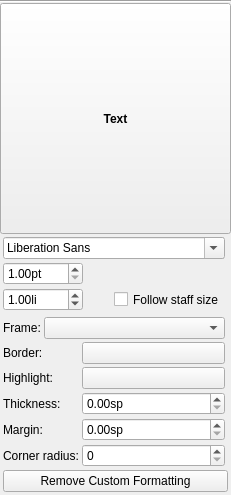
<?xml version="1.0" encoding="UTF-8"?>
<ui version="4.0">
 <class>InspectorText</class>
 <widget class="QWidget" name="InspectorText">
  <property name="geometry">
   <rect>
    <x>0</x>
    <y>0</y>
    <width>231</width>
    <height>495</height>
   </rect>
  </property>
  <property name="accessibleName">
   <string>Text Inspector</string>
  </property>
  <layout class="QVBoxLayout" name="verticalLayout">
   <property name="spacing">
    <number>0</number>
   </property>
   <property name="leftMargin">
    <number>0</number>
   </property>
   <property name="topMargin">
    <number>0</number>
   </property>
   <property name="rightMargin">
    <number>0</number>
   </property>
   <property name="bottomMargin">
    <number>0</number>
   </property>
   <item>
    <widget class="QFrame" name="frame">
     <property name="frameShape">
      <enum>QFrame::HLine</enum>
     </property>
     <property name="frameShadow">
      <enum>QFrame::Sunken</enum>
     </property>
    </widget>
   </item>
   <item>
    <widget class="QToolButton" name="title">
     <property name="sizePolicy">
      <sizepolicy hsizetype="Preferred" vsizetype="Preferred">
       <horstretch>0</horstretch>
       <verstretch>0</verstretch>
      </sizepolicy>
     </property>
     <property name="font">
      <font>
       <weight>75</weight>
       <bold>true</bold>
      </font>
     </property>
     <property name="text">
      <string>Text</string>
     </property>
    </widget>
   </item>
   <item>
    <widget class="QWidget" name="panel" native="true">
     <property name="sizePolicy">
      <sizepolicy hsizetype="Preferred" vsizetype="Preferred">
       <horstretch>0</horstretch>
       <verstretch>0</verstretch>
      </sizepolicy>
     </property>
     <layout class="QGridLayout" name="gridLayout">
      <property name="leftMargin">
       <number>3</number>
      </property>
      <property name="topMargin">
       <number>3</number>
      </property>
      <property name="rightMargin">
       <number>3</number>
      </property>
      <property name="bottomMargin">
       <number>3</number>
      </property>
      <property name="spacing">
       <number>3</number>
      </property>
      <item row="7" column="0">
       <widget class="QLabel" name="label">
        <property name="sizePolicy">
         <sizepolicy hsizetype="Fixed" vsizetype="Preferred">
          <horstretch>0</horstretch>
          <verstretch>0</verstretch>
         </sizepolicy>
        </property>
        <property name="text">
         <string>Frame:</string>
        </property>
        <property name="buddy">
         <cstring>frameType</cstring>
        </property>
       </widget>
      </item>
      <item row="2" column="3">
       <widget class="Ms::ResetButton" name="resetFontStyle" native="true">
        <property name="sizePolicy">
         <sizepolicy hsizetype="Fixed" vsizetype="Preferred">
          <horstretch>0</horstretch>
          <verstretch>0</verstretch>
         </sizepolicy>
        </property>
        <property name="accessibleName">
         <string>Reset 'Style' values</string>
        </property>
       </widget>
      </item>
      <item row="8" column="0" colspan="4">
       <widget class="QFrame" name="frameWidget">
        <property name="sizePolicy">
         <sizepolicy hsizetype="Expanding" vsizetype="Preferred">
          <horstretch>0</horstretch>
          <verstretch>0</verstretch>
         </sizepolicy>
        </property>
        <layout class="QGridLayout" name="gridLayout_3">
         <property name="leftMargin">
          <number>0</number>
         </property>
         <property name="topMargin">
          <number>0</number>
         </property>
         <property name="rightMargin">
          <number>0</number>
         </property>
         <property name="bottomMargin">
          <number>0</number>
         </property>
         <property name="spacing">
          <number>3</number>
         </property>
         <item row="5" column="1">
          <widget class="QDoubleSpinBox" name="paddingWidth">
           <property name="sizePolicy">
            <sizepolicy hsizetype="Expanding" vsizetype="Fixed">
             <horstretch>0</horstretch>
             <verstretch>0</verstretch>
            </sizepolicy>
           </property>
           <property name="accessibleName">
            <string>Margin</string>
           </property>
           <property name="suffix">
            <string>sp</string>
           </property>
           <property name="singleStep">
            <double>0.200000000000000</double>
           </property>
          </widget>
         </item>
         <item row="6" column="0">
          <widget class="QLabel" name="label_2">
           <property name="text">
            <string>Corner radius:</string>
           </property>
           <property name="buddy">
            <cstring>frameRound</cstring>
           </property>
          </widget>
         </item>
         <item row="0" column="1">
          <widget class="Awl::ColorLabel" name="frameColor">
           <property name="sizePolicy">
            <sizepolicy hsizetype="Expanding" vsizetype="Preferred">
             <horstretch>0</horstretch>
             <verstretch>0</verstretch>
            </sizepolicy>
           </property>
           <property name="accessibleName">
            <string>Border color</string>
           </property>
          </widget>
         </item>
         <item row="0" column="2">
          <widget class="Ms::ResetButton" name="resetFrameColor" native="true">
           <property name="sizePolicy">
            <sizepolicy hsizetype="Fixed" vsizetype="Preferred">
             <horstretch>0</horstretch>
             <verstretch>0</verstretch>
            </sizepolicy>
           </property>
           <property name="accessibleName">
            <string>Reset 'Border color' values</string>
           </property>
          </widget>
         </item>
         <item row="5" column="0">
          <widget class="QLabel" name="label_5">
           <property name="text">
            <string>Margin:</string>
           </property>
           <property name="buddy">
            <cstring>paddingWidth</cstring>
           </property>
          </widget>
         </item>
         <item row="5" column="2">
          <widget class="Ms::ResetButton" name="resetPaddingWidth" native="true">
           <property name="sizePolicy">
            <sizepolicy hsizetype="Fixed" vsizetype="Preferred">
             <horstretch>0</horstretch>
             <verstretch>0</verstretch>
            </sizepolicy>
           </property>
           <property name="accessibleName">
            <string>Reset 'Width' value</string>
           </property>
          </widget>
         </item>
         <item row="6" column="2">
          <widget class="Ms::ResetButton" name="resetFrameRound" native="true">
           <property name="sizePolicy">
            <sizepolicy hsizetype="Fixed" vsizetype="Preferred">
             <horstretch>0</horstretch>
             <verstretch>0</verstretch>
            </sizepolicy>
           </property>
           <property name="accessibleName">
            <string>Reset 'Corner radius' value</string>
           </property>
          </widget>
         </item>
         <item row="4" column="0">
          <widget class="QLabel" name="label_3">
           <property name="text">
            <string>Thickness:</string>
           </property>
           <property name="buddy">
            <cstring>frameWidth</cstring>
           </property>
          </widget>
         </item>
         <item row="4" column="2">
          <widget class="Ms::ResetButton" name="resetFrameWidth" native="true">
           <property name="sizePolicy">
            <sizepolicy hsizetype="Fixed" vsizetype="Preferred">
             <horstretch>0</horstretch>
             <verstretch>0</verstretch>
            </sizepolicy>
           </property>
           <property name="accessibleName">
            <string>Reset 'Thickness' value</string>
           </property>
          </widget>
         </item>
         <item row="3" column="2">
          <widget class="Ms::ResetButton" name="resetBgColor" native="true">
           <property name="sizePolicy">
            <sizepolicy hsizetype="Fixed" vsizetype="Preferred">
             <horstretch>0</horstretch>
             <verstretch>0</verstretch>
            </sizepolicy>
           </property>
           <property name="accessibleName">
            <string>Reset 'Highlight color' values</string>
           </property>
          </widget>
         </item>
         <item row="4" column="1">
          <widget class="QDoubleSpinBox" name="frameWidth">
           <property name="sizePolicy">
            <sizepolicy hsizetype="Expanding" vsizetype="Fixed">
             <horstretch>0</horstretch>
             <verstretch>0</verstretch>
            </sizepolicy>
           </property>
           <property name="accessibleName">
            <string>Thickness</string>
           </property>
           <property name="prefix">
            <string/>
           </property>
           <property name="suffix">
            <string>sp</string>
           </property>
           <property name="singleStep">
            <double>0.100000000000000</double>
           </property>
           <property name="buddy" stdset="0">
            <cstring></cstring>
           </property>
          </widget>
         </item>
         <item row="3" column="0">
          <widget class="QLabel" name="label_7">
           <property name="text">
            <string>Highlight:</string>
           </property>
           <property name="buddy">
            <cstring>bgColor</cstring>
           </property>
          </widget>
         </item>
         <item row="3" column="1">
          <widget class="Awl::ColorLabel" name="bgColor">
           <property name="sizePolicy">
            <sizepolicy hsizetype="Expanding" vsizetype="Preferred">
             <horstretch>0</horstretch>
             <verstretch>0</verstretch>
            </sizepolicy>
           </property>
           <property name="accessibleName">
            <string>Highlight color</string>
           </property>
          </widget>
         </item>
         <item row="0" column="0">
          <widget class="QLabel" name="label_6">
           <property name="text">
            <string>Border:</string>
           </property>
           <property name="buddy">
            <cstring>frameColor</cstring>
           </property>
          </widget>
         </item>
         <item row="6" column="1">
          <widget class="QSpinBox" name="frameRound">
           <property name="sizePolicy">
            <sizepolicy hsizetype="Expanding" vsizetype="Fixed">
             <horstretch>0</horstretch>
             <verstretch>0</verstretch>
            </sizepolicy>
           </property>
           <property name="accessibleName">
            <string>Corner radius</string>
           </property>
           <property name="maximum">
            <number>9999</number>
           </property>
          </widget>
         </item>
        </layout>
       </widget>
      </item>
      <item row="6" column="0" colspan="3">
       <widget class="Ms::AlignSelect" name="align" native="true">
        <property name="sizePolicy">
         <sizepolicy hsizetype="Expanding" vsizetype="Preferred">
          <horstretch>0</horstretch>
          <verstretch>0</verstretch>
         </sizepolicy>
        </property>
        <property name="toolTip">
         <string>Text alignment</string>
        </property>
        <property name="accessibleName">
         <string>Alignment</string>
        </property>
       </widget>
      </item>
      <item row="3" column="3">
       <widget class="Ms::ResetButton" name="resetSpatiumDependent" native="true">
        <property name="sizePolicy">
         <sizepolicy hsizetype="Fixed" vsizetype="Preferred">
          <horstretch>0</horstretch>
          <verstretch>0</verstretch>
         </sizepolicy>
        </property>
        <property name="accessibleName">
         <string>Reset 'Frame' value</string>
        </property>
       </widget>
      </item>
      <item row="0" column="0" colspan="3">
       <widget class="QFontComboBox" name="fontFace">
        <property name="sizePolicy">
         <sizepolicy hsizetype="Expanding" vsizetype="Fixed">
          <horstretch>0</horstretch>
          <verstretch>0</verstretch>
         </sizepolicy>
        </property>
        <property name="minimumSize">
         <size>
          <width>150</width>
          <height>0</height>
         </size>
        </property>
        <property name="toolTip">
         <string>Font face</string>
        </property>
        <property name="accessibleName">
         <string>Font face</string>
        </property>
       </widget>
      </item>
      <item row="10" column="0" colspan="4">
       <widget class="QPushButton" name="resetToStyle">
        <property name="text">
         <string>Remove Custom Formatting</string>
        </property>
       </widget>
      </item>
      <item row="7" column="3">
       <widget class="Ms::ResetButton" name="resetFrameType" native="true">
        <property name="sizePolicy">
         <sizepolicy hsizetype="Fixed" vsizetype="Preferred">
          <horstretch>0</horstretch>
          <verstretch>0</verstretch>
         </sizepolicy>
        </property>
        <property name="accessibleName">
         <string>Reset 'Frame' value</string>
        </property>
       </widget>
      </item>
      <item row="7" column="1" colspan="2">
       <widget class="QComboBox" name="frameType">
        <property name="sizePolicy">
         <sizepolicy hsizetype="Expanding" vsizetype="Fixed">
          <horstretch>0</horstretch>
          <verstretch>0</verstretch>
         </sizepolicy>
        </property>
        <property name="accessibleName">
         <string>Frame</string>
        </property>
       </widget>
      </item>
      <item row="6" column="3">
       <widget class="Ms::ResetButton" name="resetAlign" native="true">
        <property name="sizePolicy">
         <sizepolicy hsizetype="Fixed" vsizetype="Preferred">
          <horstretch>0</horstretch>
          <verstretch>0</verstretch>
         </sizepolicy>
        </property>
        <property name="accessibleName">
         <string>Reset 'Alignment' values</string>
        </property>
       </widget>
      </item>
      <item row="2" column="0" colspan="3">
       <layout class="QHBoxLayout" name="horizontalLayout">
        <item>
         <widget class="QDoubleSpinBox" name="fontSize">
          <property name="sizePolicy">
           <sizepolicy hsizetype="Preferred" vsizetype="Fixed">
            <horstretch>0</horstretch>
            <verstretch>0</verstretch>
           </sizepolicy>
          </property>
          <property name="minimumSize">
           <size>
            <width>80</width>
            <height>0</height>
           </size>
          </property>
          <property name="toolTip">
           <string>Font size</string>
          </property>
          <property name="accessibleName">
           <string>Font size</string>
          </property>
          <property name="suffix">
           <string>pt</string>
          </property>
          <property name="minimum">
           <double>1.000000000000000</double>
          </property>
          <property name="maximum">
           <double>512.000000000000000</double>
          </property>
         </widget>
        </item>
        <item>
         <widget class="Ms::ResetButton" name="resetFontSize" native="true">
          <property name="sizePolicy">
           <sizepolicy hsizetype="Fixed" vsizetype="Preferred">
            <horstretch>0</horstretch>
            <verstretch>0</verstretch>
           </sizepolicy>
          </property>
          <property name="accessibleName">
           <string>Reset 'Style' values</string>
          </property>
         </widget>
        </item>
        <item>
         <spacer name="horizontalSpacer_3">
          <property name="orientation">
           <enum>Qt::Horizontal</enum>
          </property>
          <property name="sizeType">
           <enum>QSizePolicy::MinimumExpanding</enum>
          </property>
          <property name="sizeHint" stdset="0">
           <size>
            <width>80</width>
            <height>20</height>
           </size>
          </property>
         </spacer>
        </item>
        <item>
         <widget class="Ms::FontStyleSelect" name="fontStyle" native="true">
          <property name="sizePolicy">
           <sizepolicy hsizetype="Expanding" vsizetype="Preferred">
            <horstretch>0</horstretch>
            <verstretch>0</verstretch>
           </sizepolicy>
          </property>
          <property name="accessibleName">
           <string>Style</string>
          </property>
         </widget>
        </item>
       </layout>
      </item>
      <item row="0" column="3">
       <widget class="Ms::ResetButton" name="resetFontFace" native="true">
        <property name="sizePolicy">
         <sizepolicy hsizetype="Fixed" vsizetype="Preferred">
          <horstretch>0</horstretch>
          <verstretch>0</verstretch>
         </sizepolicy>
        </property>
        <property name="accessibleName">
         <string>Reset 'Font face' value</string>
        </property>
       </widget>
      </item>
      <item row="3" column="0" colspan="3">
       <layout class="QHBoxLayout" name="horizontalLayout_2">
        <item>
         <widget class="QDoubleSpinBox" name="textLineSpacing">
          <property name="sizePolicy">
           <sizepolicy hsizetype="Preferred" vsizetype="Fixed">
            <horstretch>0</horstretch>
            <verstretch>0</verstretch>
           </sizepolicy>
          </property>
          <property name="minimumSize">
           <size>
            <width>80</width>
            <height>0</height>
           </size>
          </property>
          <property name="toolTip">
           <string>Line spacing</string>
          </property>
          <property name="accessibleName">
           <string>Line spacing</string>
          </property>
          <property name="suffix">
           <string>li</string>
          </property>
          <property name="singleStep">
           <double>0.100000000000000</double>
          </property>
          <property name="value">
           <double>1.000000000000000</double>
          </property>
         </widget>
        </item>
        <item>
         <widget class="Ms::ResetButton" name="resetTextLineSpacing" native="true">
          <property name="sizePolicy">
           <sizepolicy hsizetype="Fixed" vsizetype="Preferred">
            <horstretch>0</horstretch>
            <verstretch>0</verstretch>
           </sizepolicy>
          </property>
          <property name="accessibleName">
           <string>Reset 'Line Spacing' value</string>
          </property>
         </widget>
        </item>
        <item>
         <spacer name="horizontalSpacer_4">
          <property name="orientation">
           <enum>Qt::Horizontal</enum>
          </property>
          <property name="sizeType">
           <enum>QSizePolicy::Expanding</enum>
          </property>
          <property name="sizeHint" stdset="0">
           <size>
            <width>20</width>
            <height>20</height>
           </size>
          </property>
         </spacer>
        </item>
        <item alignment="Qt::AlignRight">
         <widget class="QCheckBox" name="spatiumDependent">
          <property name="enabled">
           <bool>true</bool>
          </property>
          <property name="sizePolicy">
           <sizepolicy hsizetype="Expanding" vsizetype="Preferred">
            <horstretch>0</horstretch>
            <verstretch>0</verstretch>
           </sizepolicy>
          </property>
          <property name="focusPolicy">
           <enum>Qt::TabFocus</enum>
          </property>
          <property name="text">
           <string>Follow staff size</string>
          </property>
         </widget>
        </item>
       </layout>
      </item>
     </layout>
    </widget>
   </item>
  </layout>
 </widget>
 <customwidgets>
  <customwidget>
   <class>Ms::ResetButton</class>
   <extends>QWidget</extends>
   <header>inspector/resetButton.h</header>
   <container>1</container>
  </customwidget>
  <customwidget>
   <class>Awl::ColorLabel</class>
   <extends>QPushButton</extends>
   <header>awl/colorlabel.h</header>
   <container>1</container>
  </customwidget>
  <customwidget>
   <class>Ms::FontStyleSelect</class>
   <extends>QWidget</extends>
   <header>inspector/fontStyleSelect.h</header>
   <container>1</container>
  </customwidget>
  <customwidget>
   <class>Ms::AlignSelect</class>
   <extends>QWidget</extends>
   <header>inspector/alignSelect.h</header>
   <container>1</container>
  </customwidget>
 </customwidgets>
 <tabstops>
  <tabstop>title</tabstop>
  <tabstop>fontFace</tabstop>
  <tabstop>fontSize</tabstop>
  <tabstop>textLineSpacing</tabstop>
  <tabstop>spatiumDependent</tabstop>
  <tabstop>frameType</tabstop>
  <tabstop>frameWidth</tabstop>
  <tabstop>paddingWidth</tabstop>
  <tabstop>frameRound</tabstop>
  <tabstop>resetToStyle</tabstop>
 </tabstops>
 <resources/>
 <connections/>
</ui>
